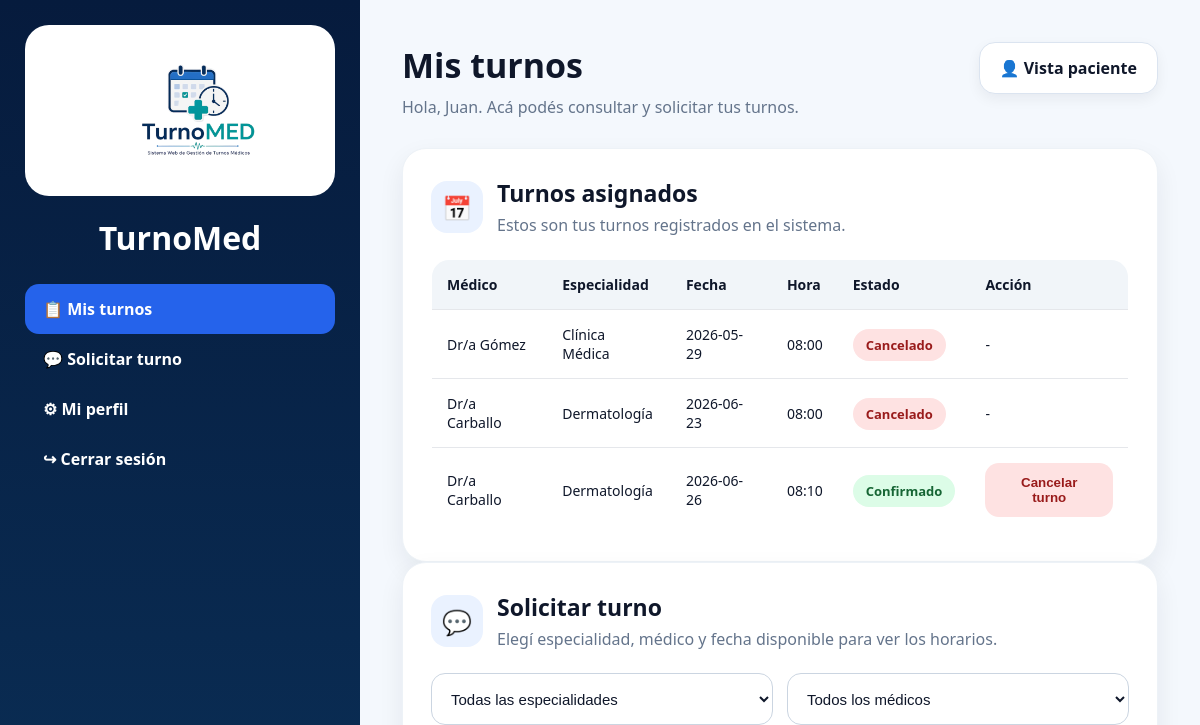
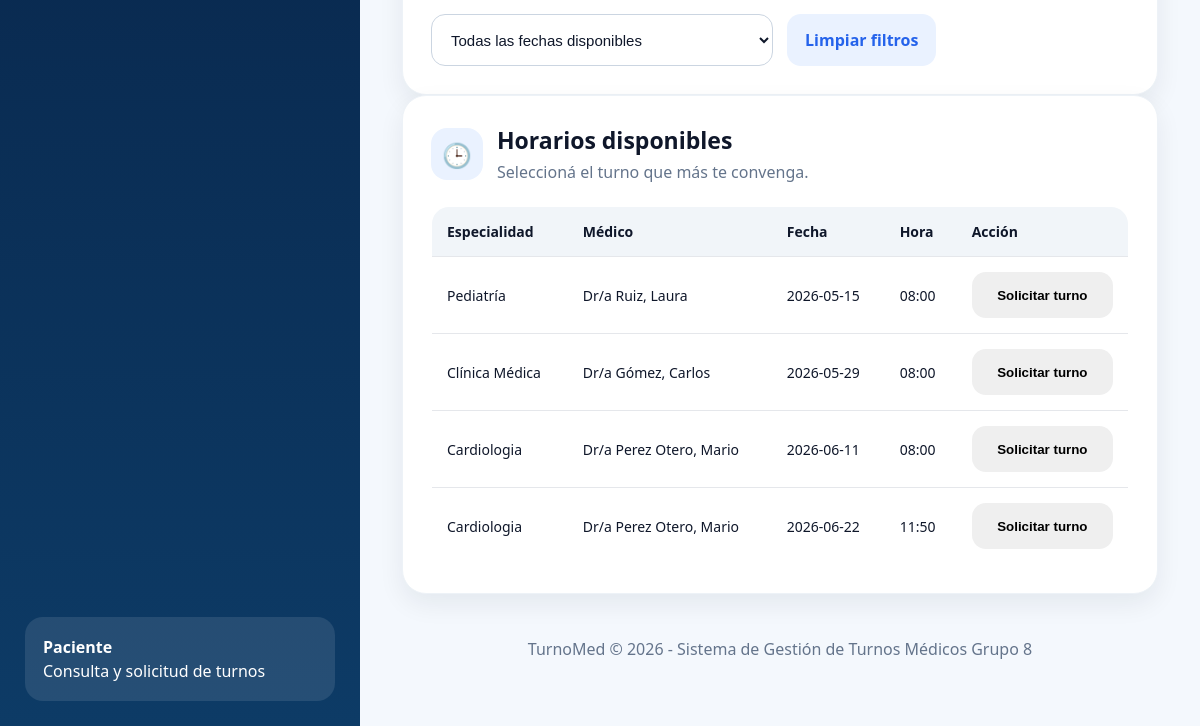
Before: /paciente (signed in) with the older database file (2 pictures, top to bottom).
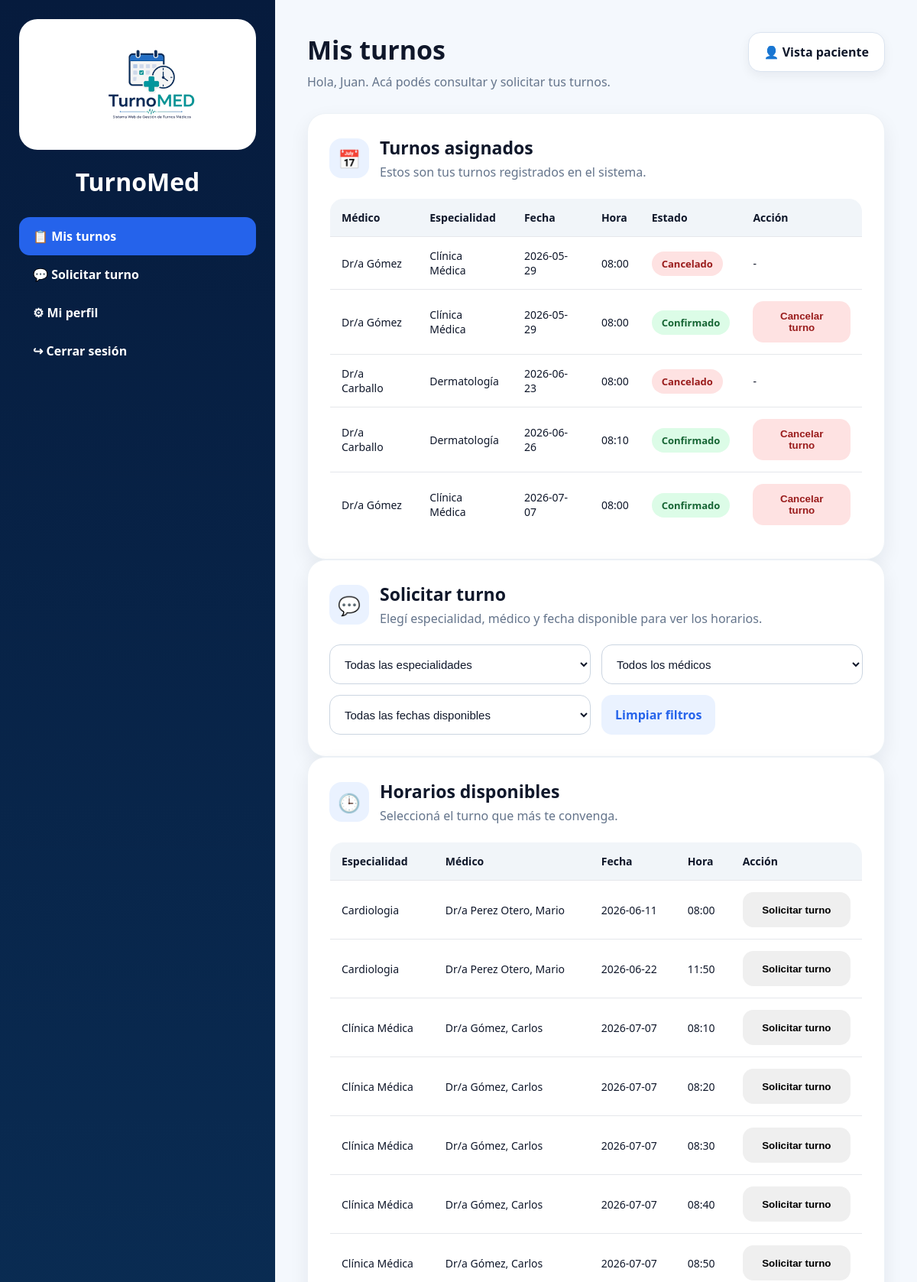
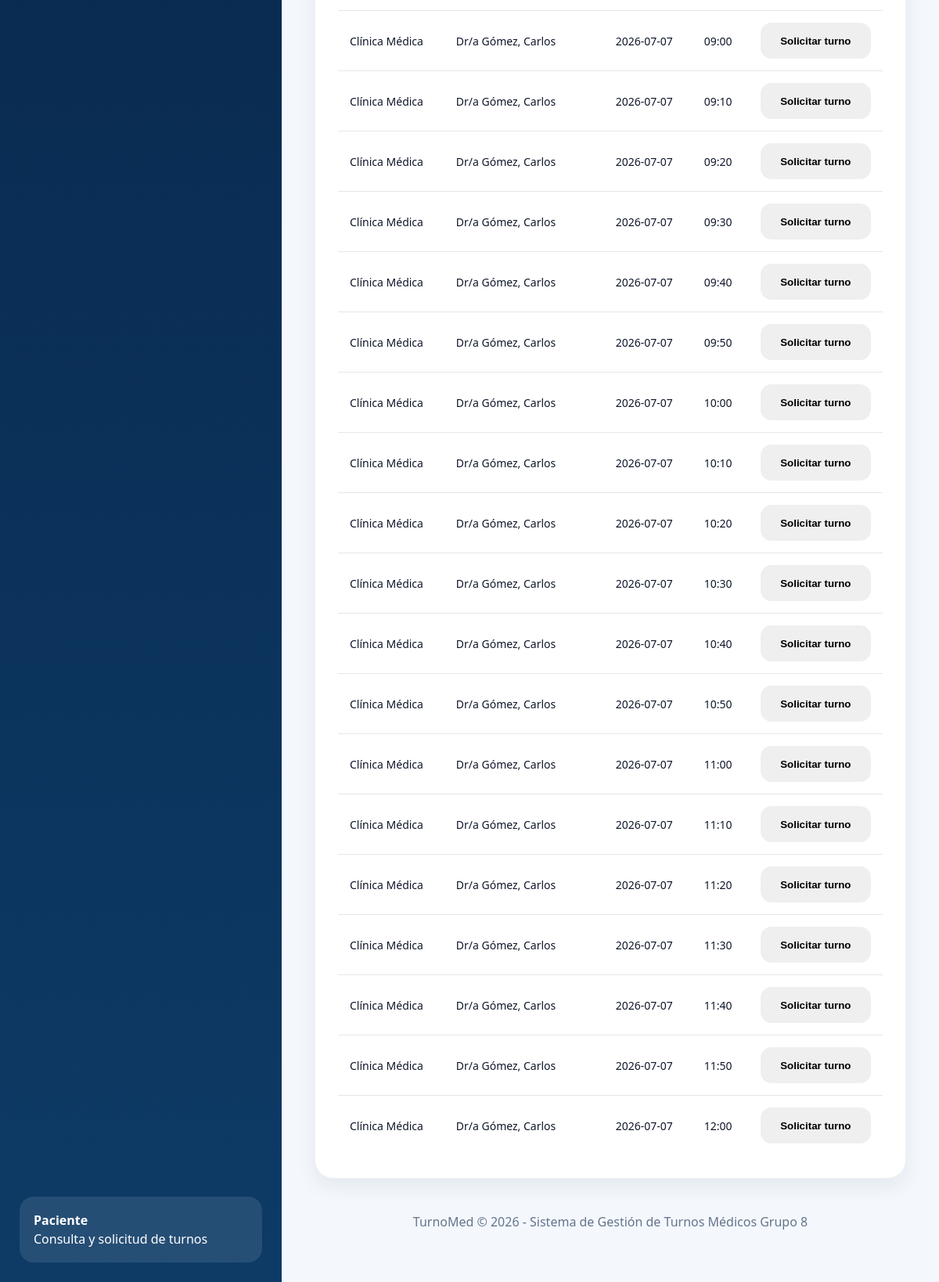
After: the same page with the newer database file (2 pictures, top to bottom).
### tables this page shows
CREATE TABLE usuarios (
            id_usuario INTEGER PRIMARY KEY AUTOINCREMENT,
            nombre TEXT NOT NULL,
            apellido TEXT NOT NULL,
            dni TEXT,
            telefono TEXT,
            email TEXT UNIQUE NOT NULL,
            password TEXT NOT NULL,
            rol TEXT NOT NULL DEFAULT 'paciente'
        , fecha_nacimiento TEXT, activo INTEGER DEFAULT 1);

CREATE TABLE turnos (
            id INTEGER PRIMARY KEY AUTOINCREMENT,
            id_paciente INTEGER NOT NULL,
            id_horario INTEGER NOT NULL,
            id_medico INTEGER NOT NULL,
            paciente TEXT NOT NULL,
            especialidad TEXT NOT NULL,
            fecha TEXT NOT NULL,
            hora TEXT NOT NULL,
            estado TEXT NOT NULL DEFAULT 'Confirmado',
            llamado INTEGER NOT NULL DEFAULT 0,
            FOREIGN KEY (id_paciente) REFERENCES usuarios(id_usuario),
            FOREIGN KEY (id_horario) REFERENCES horarios(id_horario),
            FOREIGN KEY (id_medico) REFERENCES medicos(id_medico)
        );

CREATE TABLE medicos (
            id_medico INTEGER PRIMARY KEY AUTOINCREMENT,
            nombre TEXT NOT NULL,
            apellido TEXT NOT NULL,
            especialidad TEXT NOT NULL,
            email TEXT,
            telefono TEXT,
            foto TEXT,
            activo INTEGER DEFAULT 1
        );

CREATE TABLE horarios (
            id_horario INTEGER PRIMARY KEY AUTOINCREMENT,
            id_medico INTEGER NOT NULL,
            especialidad TEXT NOT NULL,
            fecha TEXT NOT NULL,
            hora TEXT NOT NULL,
            ocupado INTEGER NOT NULL DEFAULT 0,
            FOREIGN KEY (id_medico) REFERENCES medicos(id_medico)
        );

### app.py (the view)
@app.route("/paciente")
@login_required
def paciente():
    if current_user.rol != "paciente":
        flash("No tenés permiso para ingresar a la vista paciente.")
        return redirect(url_for("login"))
    filtro_especialidad = request.args.get("especialidad", "")
    filtro_medico = request.args.get("id_medico", "")
    filtro_fecha = request.args.get("fecha", "")
    fechas_disponibles = obtener_fechas_disponibles(
        filtro_especialidad if filtro_especialidad else None,
        filtro_medico if filtro_medico else None
    )
    horarios_disponibles = obtener_horarios_filtrados(
        filtro_especialidad if filtro_especialidad else None,
        filtro_medico if filtro_medico else None,
        filtro_fecha if filtro_fecha else None
    )
    return render_template(
        "paciente.html",
        usuario=current_user,
        turnos=obtener_turnos_por_paciente(current_user.id),
        horarios_disponibles=horarios_disponibles,
        fechas_disponibles=fechas_disponibles,
        especialidades=obtener_especialidades(),
        medicos=obtener_medicos(),
        filtro_especialidad=filtro_especialidad,
        filtro_medico=filtro_medico,
        filtro_fecha=filtro_fecha
    )

### app.py (called while the page is built, shortened)
def get_conn():
    os.makedirs("database", exist_ok=True)
    conn = sqlite3.connect(DB_PATH)
    conn.row_factory = sqlite3.Row
    return conn

@login_manager.user_loader
def load_user(user_id):
    conn = get_conn()
    usuario = conn.execute(
        "SELECT * FROM usuarios WHERE id_usuario = ?",
        (user_id,)
    ).fetchone()
    conn.close()
    if usuario:
        return User(usuario)
    return None

def obtener_medicos(busqueda=None, especialidad=None, estado="activos"):
    conn = get_conn()
    query = """
        SELECT *
        FROM medicos
        WHERE 1 = 1
    """
    params = []
    if estado == "activos":
        query += " AND activo = 1"
    elif estado == "inactivos":
        query += " AND activo = 0"
    if especialidad:
        query += " AND especialidad = ?"
        params.append(especialidad)
    query += " ORDER BY activo DESC, especialidad, apellido, nombre"
    medicos = conn.execute(query, params).fetchall()
    conn.close()
    return medicos

def obtener_especialidades():
    conn = get_conn()
    especialidades = conn.execute("""
        SELECT DISTINCT especialidad
        FROM medicos
        WHERE activo = 1
        ORDER BY especialidad
    """).fetchall()
    conn.close()
    return especialidades

def obtener_horarios_filtrados(especialidad=None, id_medico=None, fecha=None):
    conn = get_conn()
    query = """
        SELECT
            horarios.*,
            medicos.nombre AS medico_nombre,
            medicos.apellido AS medico_apellido
        FROM horarios
        INNER JOIN medicos
        ON horarios.id_medico = medicos.id_medico
        WHERE horarios.ocupado = 0
        AND medicos.activo = 1
    """
    params = []
    if especialidad:
        query += " AND horarios.especialidad = ?"
        params.append(especialidad)
    if id_medico:
        query += " AND horarios.id_medico = ?"
        params.append(id_medico)
    if fecha:
        query += " AND horarios.fecha = ?"
        params.append(fecha)
    query += " ORDER BY horarios.fecha, horarios.hora"
    horarios = conn.execute(query, params).fetchall()
    conn.close()
    return horarios

### templates/paciente.html (shortened to what this page needs)
<!DOCTYPE html>
<html lang="es">
<head>
    <link rel="stylesheet" href="{{ url_for('static', filename='estilos.css') }}">
</head>
<body>
<div class="layout">
    <aside class="sidebar">
        <div class="sidebar-logo-box">
            <img src="{{ url_for('static', filename='imagenes/logo.png') }}" alt="TurnoMed">
        </div>
        <h2>TurnoMed</h2>
        <nav class="menu">
            <a href="/paciente" class="active">📋 Mis turnos</a>
            <a href="#solicitud">💬 Solicitar turno</a>
            <a href="/paciente/perfil">⚙ Mi perfil</a>
            <a href="/logout">↪ Cerrar sesión</a>
        </nav>
        <div class="sidebar-info">
            <strong>Paciente</strong>
            <p>Consulta y solicitud de turnos</p>
        </div>
    </aside>
    <main class="content">
        <header class="page-header">
            <div>
                <h1>Mis turnos</h1>
                <p>Hola, {{ usuario.nombre }}. Acá podés consultar y solicitar tus turnos.</p>
            </div>
            <div class="date-pill">👤 Vista paciente</div>
        </header>
        <section class="card table-card">
            <div class="card-title">
                <div class="icon-box">📅</div>
                <div>
                    <h2>Turnos asignados</h2>
                    <p class="table-description">Estos son tus turnos registrados en el sistema.</p>
                </div>
            </div>
            <table>
                <thead>
                    <tr>
                        <th>Médico</th>
                        <th>Especialidad</th>
                        <th>Fecha</th>
                        <th>Hora</th>
                        <th>Estado</th>
                        <th>Acción</th>
                    </tr>
                </thead>
                <tbody>
                    {% if turnos %}
                        {% for turno in turnos %}
                            <tr>
                                <td>Dr/a {{ turno.medico_apellido }}</td>
                                <td>{{ turno.especialidad }}</td>
                                <td>{{ turno.fecha }}</td>
                                <td>{{ turno.hora }}</td>
                                <td>
                                    {% if turno.estado == "Cancelado" %}
                                        <span class="estado-cancelado">Cancelado</span>
                                    {% else %}
                                        <span class="estado">Confirmado</span>
                                    {% endif %}
                                </td>
                                <td>
                                    {% if turno.estado != "Cancelado" %}
                                        <form
                                            method="POST"
                                            action="/paciente/cancelar_turno/{{ turno.id }}"
                                            onsubmit="return confirm('¿Está seguro que desea cancelar este turno?');">
                                            <button type="submit" class="btn-danger">
                                                Cancelar turno
                                            </button>
                                        </form>
                                    {% else %}
                                        -
                                    {% endif %}
                                </td>
                            </tr>
                        {% endfor %}
                    {% endif %}
                </tbody>
            </table>
        </section>
        <section class="card" id="solicitud">
            <div class="card-title">
                <div class="icon-box">💬</div>
                <div>
                    <h2>Solicitar turno</h2>
                    <p class="table-description">
                        Elegí especialidad, médico y fecha disponible para ver los horarios.
                    </p>
                </div>
            </div>
            <form method="GET" action="{{ url_for('paciente') }}#solicitud">
                <div class="form-grid">
                    <select name="especialidad" onchange="this.form.submit()">
                        <option value="">Todas las especialidades</option>
                    </select>
                    <select name="id_medico" onchange="this.form.submit()">
                        <option value="">Todos los médicos</option>
                    </select>
                </div>
                <div class="form-grid">
                    <select name="fecha" onchange="this.form.submit()">
                        <option value="">Todas las fechas disponibles</option>
                    </select>
                    <a href="/paciente#solicitud" class="btn-link">
                        Limpiar filtros
                    </a>
                </div>
            </form>
        </section>
        <section class="card table-card">
            <div class="card-title">
                <div class="icon-box">🕒</div>
                <div>
                    <h2>Horarios disponibles</h2>
                    <p class="table-description">
                        Seleccioná el turno que más te convenga.
                    </p>
                </div>
            </div>
            <table>
                <thead>
                    <tr>
                        <th>Especialidad</th>
                        <th>Médico</th>
                        <th>Fecha</th>
                        <th>Hora</th>
                        <th>Acción</th>
                    </tr>
                </thead>
                <tbody>
                    {% if horarios_disponibles %}
                        {% for h in horarios_disponibles %}
                            <tr>
                                <td>{{ h['especialidad'] }}</td>
                                <td>Dr/a {{ h['medico_apellido'] }}, {{ h['medico_nombre'] }}</td>
                                <td>{{ h['fecha'] }}</td>
                                <td>{{ h['hora'] }}</td>
                                <td>
                                    <form
                                        method="POST"
                                        action="{{ url_for('paciente_sacar_turno') }}"
                                        onsubmit="return confirm('¿Confirmás que querés solicitar este turno?');">
                                        <button type="submit" class="btn-primary">
                                            Solicitar turno
                                        </button>
                                    </form>
                                </td>
                            </tr>
                        {% endfor %}
                    {% endif %}
                </tbody>
            </table>
        </section>
        <footer class="footer">
            TurnoMed © 2026 - Sistema de Gestión de Turnos Médicos Grupo 8
        </footer>
    </main>
</div>
</body>
</html>

### static/estilos.css (style rules this page uses)
* { margin: 0; padding: 0; box-sizing: border-box; }
:root { --azul-oscuro: #082f5f; --azul: #2563eb; --azul-claro: #eaf2ff; --fondo: #f4f8fd; --blanco: #ffffff; --texto: #0f172a; --gris: #64748b; --borde: #dbe4f0; --verde: #16a34a; --rojo: #dc2626; }
body { font-family: "Segoe UI", Arial, sans-serif; background: var(--fondo); color: var(--texto); }
.layout { min-height: 100vh; display: flex; }
.sidebar { width: 360px; background: linear-gradient(180deg, #061b3d, #0d3b66); color: white; padding: 25px; display: flex; flex-direction: column; }
.sidebar-logo-box { background: white; border-radius: 24px; padding: 8px; margin-bottom: 20px; text-align: center; }
.sidebar-logo-box img { width: 300px; max-width: 100%; height: auto; display: block; margin: 0 auto; }
.sidebar h2 { text-align: center; font-size: 32px; margin-bottom: 25px; font-weight: 800; }
.menu a { display: flex; align-items: center; gap: 12px; color: white; text-decoration: none; padding: 14px 18px; border-radius: 14px; font-weight: 700; font-size: 16px; transition: all 0.2s ease; }
.menu a:hover, .menu a.active { background: #2563eb; }
.sidebar-info { margin-top: auto; background: rgba(255,255,255,0.10); border-radius: 18px; padding: 18px; line-height: 1.5; }
.content { flex: 1; padding: 42px; overflow-y: auto; }
.page-header { display: flex; justify-content: space-between; align-items: flex-start; margin-bottom: 30px; gap: 20px; }
.page-header h1 { font-size: 34px; margin-bottom: 8px; }
.page-header p { color: var(--gris); font-size: 16px; }
.date-pill { background: white; border: 1px solid var(--borde); border-radius: 16px; padding: 14px 20px; font-weight: 700; box-shadow: 0 5px 14px rgba(15,23,42,0.06); }
.card { background: white; border-radius: 24px; padding: 28px; box-shadow: 0 10px 26px rgba(15,23,42,0.07); border: 1px solid #edf2f7; }
.card-title { display: flex; align-items: center; gap: 14px; margin-bottom: 22px; }
.icon-box { width: 52px; height: 52px; background: var(--azul-claro); color: var(--azul); border-radius: 16px; display: flex; justify-content: center; align-items: center; font-size: 24px; }
.card h2 { font-size: 23px; }
.table-description { color: var(--gris); margin-top: 4px; line-height: 1.5; }
form { width: 100%; }
.card form { display: flex; flex-direction: column; gap: 14px; }
.form-grid { display: grid; grid-template-columns: 1fr 1fr; gap: 14px; }
input, select { width: 100%; min-height: 52px; border: 1px solid #cbd5e1; border-radius: 14px; padding: 0 15px; font-size: 15px; background: white; color: var(--texto); outline: none; }
button, .btn-link, .btn-primary, .btn-secondary, .btn-success, .btn-danger { min-height: 46px; border-radius: 14px; border: none; padding: 12px 18px; font-weight: 700; cursor: pointer; text-decoration: none; display: inline-flex; justify-content: center; align-items: center; transition: 0.2s; }
.btn-link { background: var(--azul-claro); color: var(--azul); width: fit-content; }
.btn-danger { background: #fee2e2 !important; color: #991b1b !important; }
.table-card { overflow-x: auto; }
table { width: 100%; border-collapse: collapse; border: 1px solid var(--borde); border-radius: 18px; overflow: hidden; }
thead { background: #f1f5f9; }
th, td { padding: 15px; text-align: left; font-size: 14px; border-bottom: 1px solid #e5e7eb; }
td form { display: inline; }
.estado, .estado-cancelado { padding: 7px 13px; border-radius: 999px; font-size: 13px; font-weight: 700; }
.estado { background: #dcfce7; color: #166534; }
.estado-cancelado { background: #fee2e2; color: #991b1b; }
.footer { text-align: center; color: var(--gris); padding: 24px; margin-top: 20px; }

Changed rows visible on the page:
no longer on this page (row edited): horarios: especialidad "Pediatría", medico_apellido "Ruiz", medico_nombre "Laura", fecha "2026-05-15", hora "08:00"
no longer on this page (row edited): horarios: especialidad "Clínica Médica", medico_apellido "Gómez", medico_nombre "Carlos", fecha "2026-05-29", hora "08:00"
added turnos: medico_apellido "Gómez", especialidad "Clínica Médica", fecha "2026-05-29", hora "08:00", estado "Confirmado"
added turnos: medico_apellido "Gómez", especialidad "Clínica Médica", fecha "2026-07-07", hora "08:00", estado "Confirmado"
added horarios: especialidad "Clínica Médica", medico_apellido "Gómez", medico_nombre "Carlos", fecha "2026-07-07", hora "08:10"
added horarios: especialidad "Clínica Médica", medico_apellido "Gómez", medico_nombre "Carlos", fecha "2026-07-07", hora "08:20"
added horarios: especialidad "Clínica Médica", medico_apellido "Gómez", medico_nombre "Carlos", fecha "2026-07-07", hora "08:30"
added horarios: especialidad "Clínica Médica", medico_apellido "Gómez", medico_nombre "Carlos", fecha "2026-07-07", hora "08:40"
added horarios: especialidad "Clínica Médica", medico_apellido "Gómez", medico_nombre "Carlos", fecha "2026-07-07", hora "08:50"
added horarios: especialidad "Clínica Médica", medico_apellido "Gómez", medico_nombre "Carlos", fecha "2026-07-07", hora "09:00"
added horarios: especialidad "Clínica Médica", medico_apellido "Gómez", medico_nombre "Carlos", fecha "2026-07-07", hora "09:10"
added horarios: especialidad "Clínica Médica", medico_apellido "Gómez", medico_nombre "Carlos", fecha "2026-07-07", hora "09:20"
added horarios: especialidad "Clínica Médica", medico_apellido "Gómez", medico_nombre "Carlos", fecha "2026-07-07", hora "09:30"
added horarios: especialidad "Clínica Médica", medico_apellido "Gómez", medico_nombre "Carlos", fecha "2026-07-07", hora "09:40"
added horarios: especialidad "Clínica Médica", medico_apellido "Gómez", medico_nombre "Carlos", fecha "2026-07-07", hora "09:50"
added horarios: especialidad "Clínica Médica", medico_apellido "Gómez", medico_nombre "Carlos", fecha "2026-07-07", hora "10:00"
added horarios: especialidad "Clínica Médica", medico_apellido "Gómez", medico_nombre "Carlos", fecha "2026-07-07", hora "10:10"
added horarios: especialidad "Clínica Médica", medico_apellido "Gómez", medico_nombre "Carlos", fecha "2026-07-07", hora "10:20"
added horarios: especialidad "Clínica Médica", medico_apellido "Gómez", medico_nombre "Carlos", fecha "2026-07-07", hora "10:30"
added horarios: especialidad "Clínica Médica", medico_apellido "Gómez", medico_nombre "Carlos", fecha "2026-07-07", hora "10:40"
added horarios: especialidad "Clínica Médica", medico_apellido "Gómez", medico_nombre "Carlos", fecha "2026-07-07", hora "10:50"
added horarios: especialidad "Clínica Médica", medico_apellido "Gómez", medico_nombre "Carlos", fecha "2026-07-07", hora "11:00"
added horarios: especialidad "Clínica Médica", medico_apellido "Gómez", medico_nombre "Carlos", fecha "2026-07-07", hora "11:10"
added horarios: especialidad "Clínica Médica", medico_apellido "Gómez", medico_nombre "Carlos", fecha "2026-07-07", hora "11:20"
added horarios: especialidad "Clínica Médica", medico_apellido "Gómez", medico_nombre "Carlos", fecha "2026-07-07", hora "11:30"
added horarios: especialidad "Clínica Médica", medico_apellido "Gómez", medico_nombre "Carlos", fecha "2026-07-07", hora "11:40"
added horarios: especialidad "Clínica Médica", medico_apellido "Gómez", medico_nombre "Carlos", fecha "2026-07-07", hora "11:50"
added horarios: especialidad "Clínica Médica", medico_apellido "Gómez", medico_nombre "Carlos", fecha "2026-07-07", hora "12:00"
